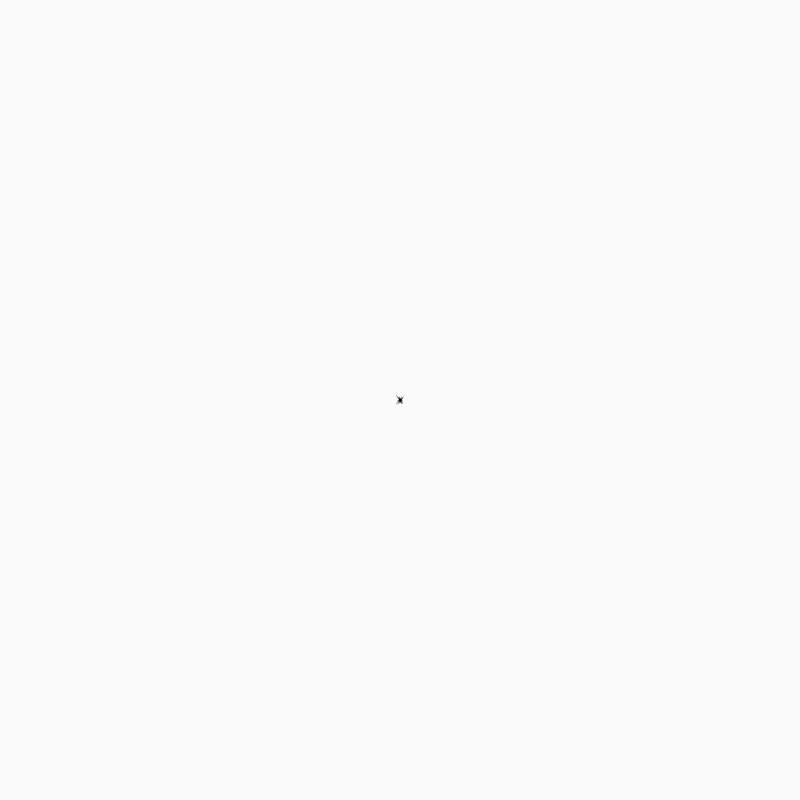
Frame 1 (no input)
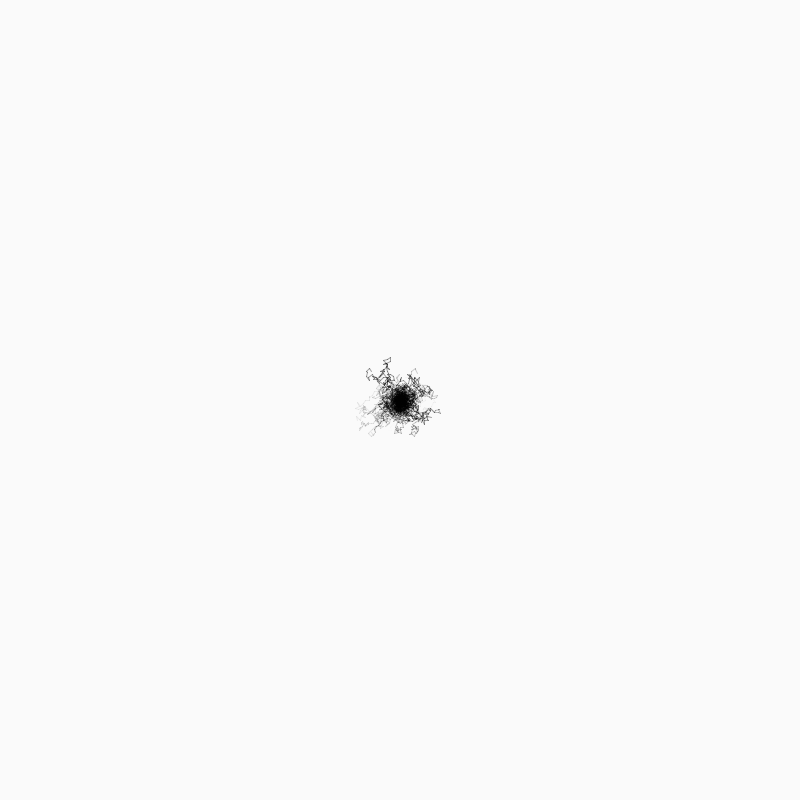
Frame 60 (the mouse pressed at the canvas centre just before this capture)
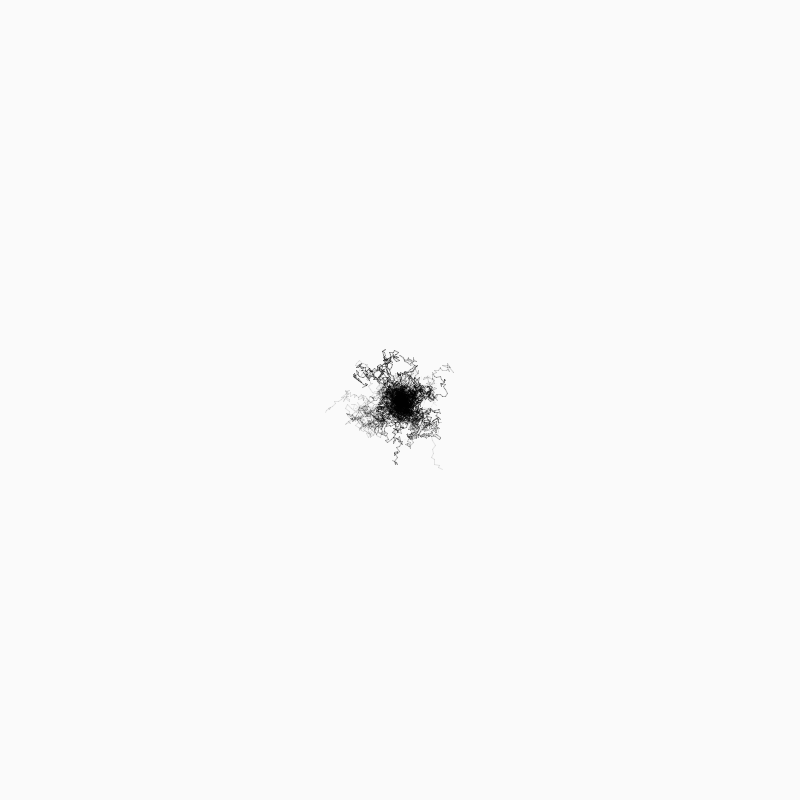
Frame 120 (the mouse held since frame 60 and released just before this capture)

The Processing sketch that drew these frames (run headless with seeded random() and noise(); from frame 60 on, the mouse is pressed at the canvas centre):

// Processing sketch: ej_001
// ── ej_001.pde
Particle particles []; //<>//

void setup()
{
  background(250);
  size(800, 800);
  particles = new Particle[100];
  for (int i = 0; i < particles.length; i++){
    particles[i] = new Particle(width/2, height/2);
  }
}

void draw()
{
  
  for (int i = 0; i < particles.length; i++){
    particles[i].walk();
  }

}



class Particle{
  float x;
  float y;
  float px;
  float py;
  float speed = random(0.1, 5);
  float col = random(100);
  Particle(float x, float y){
    this.x = x;
    this.y = y;
  }
  
  void walk(){
    pushStyle();
    stroke(0, col);
    px = x; 
    py = y;
    x += random(-speed,speed);
    y += random(-speed,speed);
    line(x,y, px, py);
    popStyle();
  }

}
